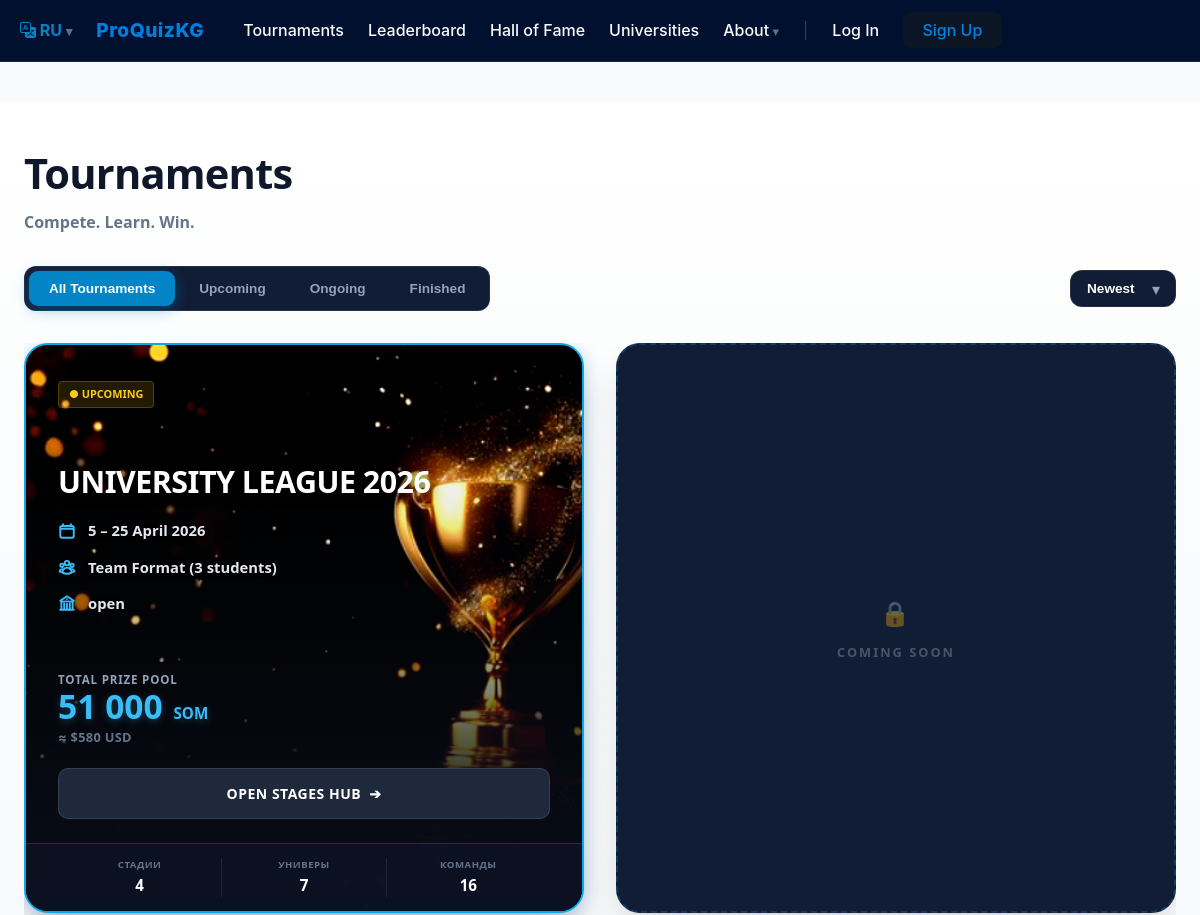
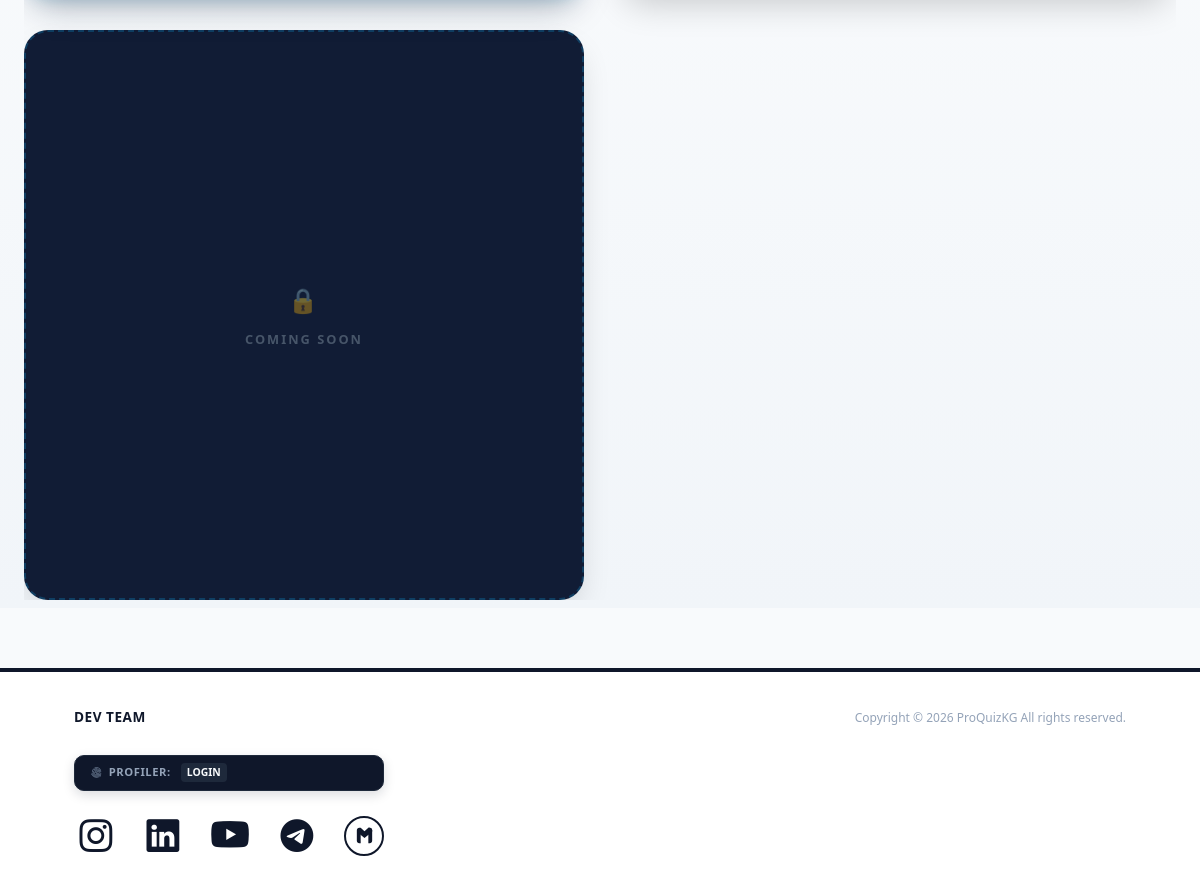
/tournaments, run on the app's committed database (2 pictures, top to bottom).
### models.py (models this page shows)
class Tournament(db.Model):
    id = db.Column(db.Integer, primary_key=True)
    title = db.Column(db.String(100), nullable=False)
    text = db.Column(db.Text, nullable=False)
    date = db.Column(db.DateTime, default=datetime.utcnow)
    past = db.Column(db.Boolean, default=False)
    status = db.Column(db.String(20), default='upcoming')  # upcoming, ongoing, completed
    league_type = db.Column(db.String(20), default='additional')  # main, additional
    teams_count = db.Column(db.Integer, default=16)
    date_str = db.Column(db.String(50), nullable=True)
    language = db.Column(db.String(10), default='ru')
    bg_image = db.Column(db.String(255), nullable=True)
    team_format = db.Column(db.String(100), default='Team Format (3 students)')
    prize_pool = db.Column(db.String(50), default='75 000')
    participations = db.relationship('Participation', backref='tournament', cascade="all, delete-orphan")

### routes/tournaments.py (the view)
@tournaments_bp.route('/tournaments')
def tournaments():
    current_season = "SEASON_01: INCEPTION"
    all_tournaments = Tournament.query.all()
    return render_template('tournaments.html', season=current_season, tournaments=all_tournaments)

### app.py (called while the page is built)
def get_locale():
    if 'lang' in session:
        return session['lang']
    return request.accept_languages.best_match(app.config['BABEL_SUPPORTED_LOCALES'])

### templates/tournaments.html (shortened to what this page needs)
{% extends 'base.html' %}
{% block body %}
<section class="tournaments-section">
    <div class="cyber-max-wrapper">
        <div class="cyber-aligned-header">
            <h1 style="font-size: 2.6rem; font-weight: 900; letter-spacing: -0.8px; margin: 0 0 6px 0;">Tournaments</h1>
            <p style="font-size: 1rem; margin: 0; font-weight: 600;">Compete. Learn. Win.</p>
        </div>
        <div class="filter-panel-row">
            <div class="tabs-group">
                <button class="tab-btn active" onclick="filterStatus('all')">All Tournaments</button>
                <button class="tab-btn" onclick="filterStatus('upcoming')">Upcoming</button>
                <button class="tab-btn" onclick="filterStatus('ongoing')">Ongoing</button>
                <button class="tab-btn" onclick="filterStatus('finished')">Finished</button>
            </div>
            <div class="filter-select-wrapper">
                <select class="cyber-select" onchange="sortTournaments(this.value)">
                    <option value="newest">Newest</option>
                </select>
            </div>
        </div>
        <div class="notion-tournaments-wall">
            <div class="tournaments-arena-frame">
                {% set first_tournament = tournaments[0] if tournaments else none %}
                {% if first_tournament %}
                    {% set t_id = first_tournament.id %}
                    <div id="tournament-card-{{ t_id }}" class="cyber-hero-card">
                        <img src="{{ first_tournament.bg_image if first_tournament.bg_image else '/static/img/uni2026.png' }}" class="card-photo-bg" id="t-img-bg-{{ t_id }}" alt="Tournament Background">
                        <div class="card-inner-content">
                            <div style="display: flex; justify-content: space-between; align-items: center; margin-bottom: 24px;">
                                <span style="background: rgba(234, 179, 8, 0.15); color: #facc15; font-size: 0.68rem; font-weight: 800; text-transform: uppercase; padding: 4px 10px; border-radius: 4px; border: 1px solid rgba(234, 179, 8, 0.25);">
                                    ● {{ (first_tournament.status if first_tournament.status else 'ONGOING') | upper }}
                                </span>
                            </div>
                            <div>
                                <h3 id="t-title-{{ t_id }}" class="hero-tournament-title">
                                    {{ first_tournament.title }}
                                </h3>
                                <div class="meta-parameter-list">
                                    <div class="meta-parameter-item">
                                        <span id="t-date-{{ t_id }}">{{ first_tournament.date_str if first_tournament.date_str else '5 – 25 April 2026' }}</span>
                                    </div>
                                    <div class="meta-parameter-item">
                                        <span id="t-format-{{ t_id }}">{{ first_tournament.team_format if first_tournament.team_format else 'Team Format (3 students)' }}</span>
                                    </div>
                                    <div class="meta-parameter-item">
                                        <span id="t-tag-{{ t_id }}">{{ first_tournament.league_type if first_tournament.league_type else 'qualification' }}</span>
                                    </div>
                                </div>
                            </div>
                            <div>
                                <div class="prizepool-block">
                                    <div class="prizepool-label">Total Prize Pool</div>
                                    <div class="prizepool-value">
                                        <span id="t-prize-{{ t_id }}">{{ first_tournament.prize_pool if first_tournament.prize_pool else '51 000' }}</span>
                                        <span style="font-size: 0.95rem; color: var(--tg-blue-light); margin-left: 2px; font-weight: 800;">SOM</span>
                                    </div>
                                    <div class="prizepool-usd-converter">
                                        ≈ $<span id="t-usd-{{ t_id }}">{{ first_tournament.prize_usd if first_tournament.prize_usd else '580' }}</span> USD
                                    </div>
                                </div>
                                <div style="padding: 0 32px; margin-left: -32px; margin-right: -32px;">
                                    <a href="{{ url_for('tournaments.tournament_stages_hub') }}" class="btn-cyber-enter">
                                        Open Stages Hub <span style="margin-left: 2px;">➔</span>
                                    </a>
                                </div>
                                <div class="card-bottom-stats-wall">
                                    <div class="stat-mini-block">
                                        <span class="stat-mini-label">Стадии</span>
                                        <span class="stat-mini-value">4</span>
                                    </div>
                                    <div class="stat-mini-block">
                                        <span class="stat-mini-label">Универы</span>
                                        <span class="stat-mini-value">7</span>
                                    </div>
                                    <div class="stat-mini-block">
                                        <span class="stat-mini-label">Команды</span>
                                        <span class="stat-mini-value">{{ first_tournament.teams_count if first_tournament.teams_count else '16' }}</span>
                                    </div>
                                </div>
                            </div>
                        </div>
                    </div>
                {% else %}
                    <div class="cyber-hero-card" style="background-color: #111c35; justify-content: center; align-items: center; text-align: center; min-height: 570px;">
                        <p style="color: #64748b; margin: 0; font-weight: 600;">Турниры не найдены в БД.<br>Добавьте первый турнир через админ-панель.</p>
                    </div>
                {% endif %}
                <div class="cyber-future-slot"><span class="lock-icon">🔒</span><span>Coming Soon</span></div>
                <div class="cyber-future-slot"><span class="lock-icon">🔒</span><span>Coming Soon</span></div>
            </div>
        </div>
    </div>
</section>
{% endblock %}

### templates/base.html (style rules this page uses)
:root { --is-blue: #0284c7; --is-blue-hover: #0369a1; --is-dark: #0f172a; --is-slate: #94a3b8; --is-muted: #334155; --is-border: rgba(255, 255, 255, 0.08); --is-bg: #ffffff; }

### data on the page
Tournament: bg_image (picture), status "UPCOMING", title "UNIVERSITY LEAGUE 2026", date_str "5 – 25 April 2026", team_format "Team Format (3 students)", league_type "open", prize_pool "51 000", teams_count "16"

### other printed values
{{ current_lang | upper }} "RU"
{{ first_tournament.prize_usd if first_tournament.prize_usd else '580' }} "580"
